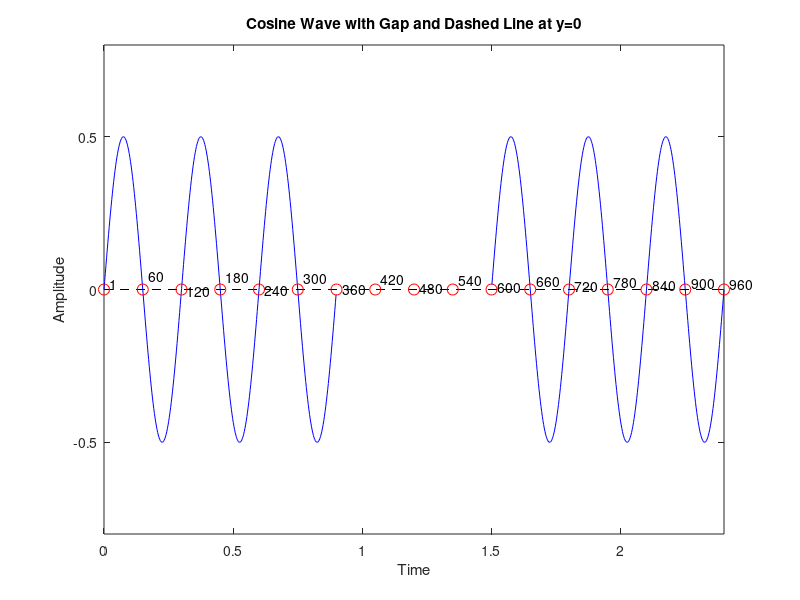

Source code (MATLAB):
clear all;clc
% % 定义参数
% frequency = 1 / 0.2; % 周期为0.2，对应频率为1/0.2
% time = linspace(0, 2, 1000); % 时间范围从0到2，生成1000个点
% 
% % 生成余弦波形
% cosine_wave = cos(2 * pi * frequency * time);
% 
% % 将（0.6，1.4）范围的值设为0
% cosine_wave(time >= 0.6 & time <= 1.4) = 0;
% 
% % 绘制图形
% plot(time, cosine_wave);
% xlabel('Time');
% ylabel('Amplitude');
% title('Cosine Wave with Gap');
% 定义参数
frequency = 1 / 0.3; % 周期为0.2，对应频率为1/0.2
time = linspace(0, 2.5, 1000); % 时间范围从0到2，生成1000个点

% 生成余弦波形
cosine_wave = 0.5*sin(2 * pi * frequency * time);

% 将（0.6，1.4）范围的线段分割成两部分
index1 = time >= 0 & time < 0.9;
index2 = time > 1.5 & time <= 2.4;
index_gap = time >= 0.9 & time <= 1.5;

% 绘制图形，分割线段处插入NaN以实现断开效果
plot(time(index1), cosine_wave(index1), 'b');
hold on;
plot(time(index2), cosine_wave(index2), 'b');
plot(time(index_gap), NaN(size(time(index_gap))), 'r'); % 插入NaN，使线段断开

% 在y=0处插入虚线
line([0, 2.4], [0, 0], 'LineStyle', '--', 'Color', 'k');

%hold off;
xlim([0,2.4])
ylim([-0.8,0.8])
xlabel('Time');
ylabel('Amplitude');
title('Cosine Wave with Gap and Dashed Line at y=0');
zero_crossings = find(diff(sign(cosine_wave)) ~= 0);
points_to_mark = 0:0.15:2.4;
for point = points_to_mark
    plot(point, 0, 'ro', 'MarkerSize', 8);
end


hold on;

% 在过零点处标记点并添加文本
for i = 1:length(zero_crossings)
    index = zero_crossings(i);
    text(time(index), cosine_wave(index), ['  ' num2str(index)], 'VerticalAlignment', 'bottom', 'HorizontalAlignment', 'left');
end


hold off;